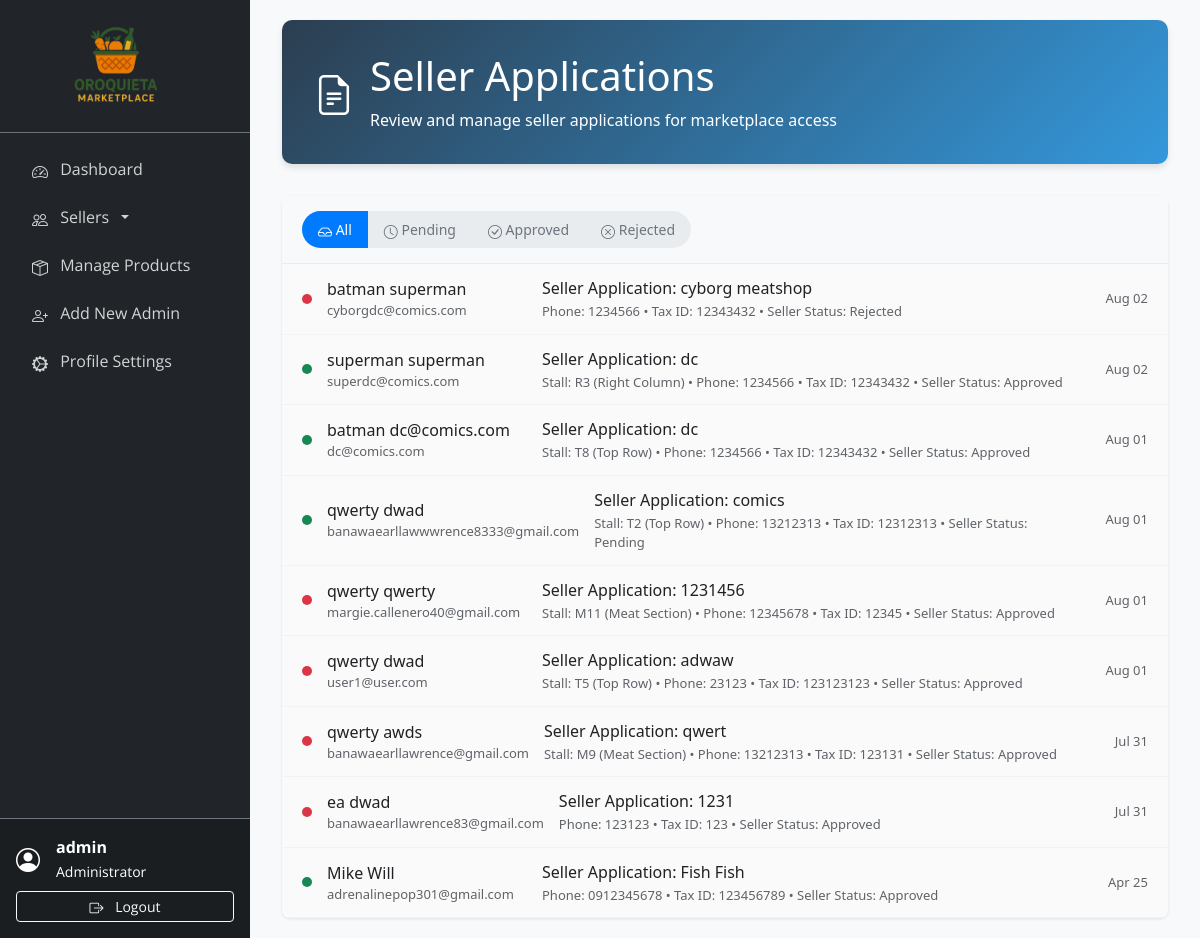
/admin/seller_applications.php (signed in), run on the app's committed database.
### tables this page shows
CREATE TABLE `seller_applications` (
  `id` int(11) NOT NULL,
  `seller_id` int(11) NOT NULL,
  `business_name` varchar(255) NOT NULL,
  `business_phone` varchar(20) NOT NULL,
  `tax_id` varchar(50) DEFAULT NULL,
  `documents_submitted` text DEFAULT NULL,
  `selected_stall` varchar(10) DEFAULT NULL,
  `status` enum('pending','approved','rejected') DEFAULT 'pending',
  `admin_notes` text DEFAULT NULL,
  `created_at` timestamp NOT NULL DEFAULT current_timestamp(),
  `updated_at` timestamp NOT NULL DEFAULT current_timestamp() ON UPDATE current_timestamp()
);

CREATE TABLE `sellers` (
  `id` int(11) NOT NULL,
  `username` varchar(50) NOT NULL,
  `email` varchar(100) NOT NULL,
  `password` varchar(255) NOT NULL,
  `first_name` varchar(50) DEFAULT NULL,
  `last_name` varchar(50) DEFAULT NULL,
  `phone` varchar(20) DEFAULT NULL,
  `address` text DEFAULT NULL,
  `profile_image` varchar(255) DEFAULT NULL,
  `facebook_url` varchar(255) DEFAULT NULL,
  `is_active` tinyint(1) DEFAULT 1,
  `status` enum('pending','approved','rejected','suspended') DEFAULT 'pending',
  `created_at` timestamp NOT NULL DEFAULT current_timestamp(),
  `updated_at` timestamp NOT NULL DEFAULT current_timestamp() ON UPDATE current_timestamp()
);

### admin/seller_applications.php (the view, shortened to what this page needs)
<!DOCTYPE html>
<html lang="en">
<head>
    <link href="https://cdn.jsdelivr.net/npm/bootstrap@5.3.0/dist/css/bootstrap.min.css" rel="stylesheet">
    <link rel="stylesheet" href="https://cdn.jsdelivr.net/npm/bootstrap-icons@1.10.0/font/bootstrap-icons.css">
    <link rel="stylesheet" href="../assets/css/seller_applications.css">
</head>
<body>
    <?php include 'sidebar.php'; ?>
    <div class="main-content">
        <div class="container-fluid">
            <div class="page-header">
                <div class="d-flex align-items-center justify-content-between">
                    <div class="d-flex align-items-center">
                        <div class="me-3">
                            <i class="bi bi-file-earmark-text" style="font-size: 2.5rem;"></i>
                        </div>
                        <div>
                            <h1 class="mb-2">Seller Applications</h1>
                            <p class="mb-0">Review and manage seller applications for marketplace access</p>
                        </div>
                    </div>
                </div>
            </div>
            <div class="inbox-container">
                <div class="inbox-header">
                    <div class="inbox-filters">
                        <button class="btn active" onclick="filterApplications('all', this)">
                            <i class="bi bi-inbox"></i> All
                        </button>
                        <button class="btn" onclick="filterApplications('pending', this)">
                            <i class="bi bi-clock"></i> Pending
                        </button>
                        <button class="btn" onclick="filterApplications('approved', this)">
                            <i class="bi bi-check-circle"></i> Approved
                        </button>
                        <button class="btn" onclick="filterApplications('rejected', this)">
                            <i class="bi bi-x-circle"></i> Rejected
                        </button>
                    </div>
                </div>
                <div class="inbox-list" id="inboxList">
                    <?php
                    $sql = "SELECT sa.*, s.username, s.email as seller_email, s.phone, s.first_name, s.last_name, s.status as seller_status,
                                   st.stall_number, st.section, st.floor_number
                            FROM seller_applications sa
                            LEFT JOIN sellers s ON sa.seller_id = s.id
                            LEFT JOIN stall_applications sta ON sa.seller_id = sta.seller_id AND sta.status IN ('pending', 'approved')
                            LEFT JOIN stalls st ON sta.stall_id = st.id
                            ORDER BY sa.created_at DESC";
                    $stmt = $pdo->query($sql);
                    if ($stmt->rowCount() > 0) {
                        while ($row = $stmt->fetch()) {
                            $read_status = ($row['status'] == 'pending') ? 'unread' : 'read';
                            $business_name = $row['business_name'] ?? $row['username'] ?? 'N/A';
                            $owner_name = $row['bank_account_name'] ?? trim(($row['first_name'] ?? '') . ' ' . ($row['last_name'] ?? '')) ?: $row['username'] ?? 'N/A';
                            $email = $row['business_email'] ?? $row['seller_email'] ?? 'N/A';
                            $phone = $row['business_phone'] ?? $row['phone'] ?? 'N/A';
                            $preview_parts = [];
                            if ($row['stall_number']) {
                                $preview_parts[] = "Stall: {$row['stall_number']} ({$row['section']})";
                            }
                            $preview_parts[] = "Phone: {$phone}";
                            if ($row['tax_id']) {
                                $preview_parts[] = "Tax ID: {$row['tax_id']}";
                            }
                            if ($row['seller_status']) {
                                $preview_parts[] = "Seller Status: " . ucfirst($row['seller_status']);
                            }
                            $preview_text = implode(' • ', $preview_parts);
                            $timestamp = date('M d', strtotime($row['created_at']));
                            echo "<div class='inbox-item {$read_status}' data-status='{$row['status']}' onclick='viewApplication({$row['id']})'>";
                            echo "  <div class='status-dot {$row['status']}'></div>";
                            echo "  <div class='sender-info'>";
                            echo "    <div class='sender-name'>{$owner_name}";
                            echo "    </div>";
                            echo "    <div class='sender-email'>{$email}</div>";
                            echo "  </div>";
                            echo "  <div class='subject-preview'>";
                            echo "    <div class='subject'>Seller Application: {$business_name}</div>";
                            echo "    <div class='preview-text'>{$preview_text}</div>";
                            echo "  </div>";
                            echo "  <div class='timestamp'>{$timestamp}</div>";
                            echo "</div>";
                        }
                    } else {
                        echo "<div class='empty-inbox'>";
                        echo "  <i class='bi bi-inbox'></i>";
                        echo "  <h4>No applications yet</h4>";
                        echo "  <p>Seller applications will appear here when submitted.</p>";
                        echo "</div>";
                    }
                    ?>
                </div>
            </div>
        </div>
    </div>
</body>
</html>

### admin/sidebar.php (shortened to what this page needs)
<?php
$current_page = basename($_SERVER['PHP_SELF']);
?>
<div class="sidebar bg-dark text-white">
    <div class="sidebar-header p-3 border-bottom border-secondary">
        <a href="dashboard.php">
            <img src="../assets/img/logo-removebg.png" alt="logo" width="100px">
        </a>
    </div>
    <ul class="nav flex-column p-3">
        <li class="nav-item mb-2">
            <a class="nav-link <?php echo $current_page == 'dashboard.php' ? 'active bg-primary' : 'text-white'; ?>"
                href="dashboard.php">
                <i class="bi bi-speedometer2 me-2"></i> Dashboard
            </a>
        </li>
        <li class="nav-item mb-2">
            <div class="dropdown">
                <a class="nav-link dropdown-toggle text-white" href="#" role="button" id="sellerDropdown"
                    data-bs-toggle="dropdown" aria-expanded="false">
                    <i class="bi bi-people me-2"></i> Sellers
                </a>
            </div>
        </li>
        <li class="nav-item mb-2">
            <a class="nav-link <?php echo $current_page == 'manage_products.php' ? 'active bg-primary' : 'text-white'; ?>"
                href="manage_products.php">
                <i class="bi bi-box-seam me-2"></i> Manage Products
            </a>
        </li>
        <li class="nav-item mb-2">
            <a class="nav-link <?php echo $current_page == 'signup.php' ? 'active bg-primary' : 'text-white'; ?>"
                href="signup.php">
                <i class="bi bi-person-plus me-2"></i> Add New Admin
            </a>
        </li>
        <li class="nav-item mb-2">
            <a class="nav-link <?php echo $current_page == 'settings.php' ? 'active bg-primary' : 'text-white'; ?>"
                href="settings.php">
                <i class="bi bi-gear-wide-connected me-2"></i> Profile Settings
            </a>
        </li>
    </ul>
    <div class="sidebar-footer p-3 border-top border-secondary mt-auto">
        <div class="d-flex align-items-center">
            <div class="flex-shrink-0">
                <?php if (isset($_SESSION['profile_image']) && !empty($_SESSION['profile_image'])): ?>
                    <img src="../<?php echo htmlspecialchars($_SESSION['profile_image']); ?>" alt="Admin Profile"
                        class="admin-profile-img"
                        onerror="this.style.display='none'; this.nextElementSibling.style.display='block';">
                <?php else: ?>
                    <i class="bi bi-person-circle fs-4"></i>
                <?php endif; ?>
            </div>
            <div class="flex-grow-1 ms-3">
                <div class="fw-bold"><?php echo htmlspecialchars($_SESSION['username']); ?></div>
                <small class="text">Administrator</small>
            </div>
        </div>
        <a href="../logout.php" class="btn btn-outline-light btn-sm w-100 mt-2">
            <i class="bi bi-box-arrow-right me-2"></i> Logout
        </a>
    </div>
</div>

### assets/css/seller_applications.css (style rules this page uses)
.main-content { margin-left: 250px; padding: 20px; }
.inbox-container { background: white; border-radius: 8px; box-shadow: 0 1px 3px rgba(0,0,0,0.1); overflow: hidden; }
.inbox-header { background: #f8f9fa; border-bottom: 1px solid #e9ecef; padding: 15px 20px; display: flex; justify-content: between; align-items: center; }
.inbox-filters { display: flex; gap: 0; border-radius: 20px; overflow: hidden; background: #e9ecef; }
.inbox-filters .btn { border-radius: 0; border: none; padding: 8px 16px; font-size: 14px; background: transparent; color: #6c757d; }
.inbox-filters .btn.active { background: #007bff; color: white; }
.inbox-list { max-height: 70vh; overflow-y: auto; }
.inbox-item { border-bottom: 1px solid #f1f3f4; padding: 12px 20px; cursor: pointer; transition: background-color 0.2s; display: flex; align-items: center; gap: 15px; }
.inbox-item.read { background-color: #fafafa; color: #5f6368; }
.status-dot { width: 10px; height: 10px; border-radius: 50%; flex-shrink: 0; }
.status-dot.approved { background-color: #198754; }
.status-dot.rejected { background-color: #dc3545; }
.sender-info { min-width: 200px; flex-shrink: 0; }
.sender-name { font-weight: 500; color: #202124; }
.sender-email { font-size: 13px; color: #5f6368; }
.subject-preview { flex-grow: 1; color: #202124; }
.subject { font-weight: 500; }
.preview-text { font-size: 13px; color: #5f6368; margin-top: 2px; }
.timestamp { font-size: 13px; color: #5f6368; flex-shrink: 0; min-width: 70px; text-align: right; }

### admin/seller_applications.php (style rules this page uses)
:root { --primary-color: #2c3e50; --secondary-color: #3498db; --success-color: #27ae60; --warning-color: #f39c12; --danger-color: #e74c3c; --info-color: #17a2b8; --light-bg: #f8f9fa; --card-shadow: 0 4px 6px rgba(0, 0, 0, 0.1); }
body { background-color: var(--light-bg); font-family: 'Segoe UI', Tahoma, Geneva, Verdana, sans-serif; }
.main-content { margin-left: 250px; padding: 20px; transition: margin-left 0.3s ease; }
.page-header { background: linear-gradient(135deg, var(--primary-color), var(--secondary-color)); color: white; padding: 2rem; border-radius: 10px; margin-bottom: 2rem; box-shadow: var(--card-shadow); }

### admin/sidebar.php (style rules this page uses)
.sidebar { min-height: 100vh; width: 250px; position: fixed; top: 0; left: 0; z-index: 100; display: flex; flex-direction: column; padding-top: 0; background-color: #343a40; overflow-y: auto; font-family: 'Open Sans', 'Segoe UI', Tahoma, Geneva, Verdana, sans-serif !important; }
.sidebar .nav-link { border-radius: 5px; transition: all 0.3s; padding: 0.5rem 1rem; color: rgba(255, 255, 255, 0.8); text-decoration: none; font-family: 'Open Sans', 'Segoe UI', Tahoma, Geneva, Verdana, sans-serif !important; }
.sidebar-footer { margin-top: auto; background-color: rgba(0, 0, 0, 0.2); font-family: 'Open Sans', 'Segoe UI', Tahoma, Geneva, Verdana, sans-serif !important; }
.sidebar-header { font-family: 'Open Sans', 'Segoe UI', Tahoma, Geneva, Verdana, sans-serif !important; }
.sidebar-header img { max-width: 100%; height: auto; margin-left: 50px; }
.sidebar .nav-link.text-white { color: rgba(255, 255, 255, 0.8) !important; }
.sidebar .dropdown { position: relative; }
.sidebar .dropdown-toggle::after { margin-left: 0.5em; transition: transform 0.3s ease; }
.sidebar .nav-item { position: relative; margin-bottom: 0.5rem; }
.sidebar .nav-item { margin-bottom: 0.5rem; }
.sidebar { min-height: 100vh; width: 250px; position: fixed; top: 0; left: 0; z-index: 100; display: flex; flex-direction: column; padding-top: 0; background-color: #343a40; overflow-y: auto; overflow-x: hidden; }
.sidebar .nav { flex: 1; overflow: visible; }
.sidebar .nav-link i, .sidebar .dropdown-item i { display: inline-block !important; visibility: visible !important; opacity: 1 !important; font-family: "bootstrap-icons" !important; }
.sidebar { z-index: 1000 !important; }
.sidebar * { visibility: visible !important; }
.bi { display: inline-block !important; font-family: "bootstrap-icons" !important; font-style: normal; font-weight: normal !important; font-variant: normal; text-transform: none; line-height: 1; vertical-align: middle; -webkit-font-smoothing: antialiased; -moz-osx-font-smoothing: grayscale; }
.sidebar * { font-family: 'Open Sans', 'Segoe UI', Tahoma, Geneva, Verdana, sans-serif !important; }
.sidebar, .sidebar *, .sidebar .nav-link, .sidebar .dropdown-item, .sidebar .dropdown-toggle, .sidebar .sidebar-footer, .sidebar .sidebar-header, .sidebar .btn { font-family: 'Open Sans', 'Segoe UI', Tahoma, Geneva, Verdana, sans-serif !important; }

### data on the page
seller_applications: seller.last_name "batman superman", seller.email "cyborgdc@comics.com", business_name "cyborg meatshop", preview_text "Phone: 1234566 • Tax ID: 12343432 • Seller Status: Rejected", created_at "Aug 02"
seller_applications: seller.last_name "superman superman", seller.email "superdc@comics.com", business_name "dc", preview_text "Stall: R3 (Right Column) • Phone: 1234566 • Tax ID: 12343432 • Seller Status: Approved", created_at "Aug 02"
seller_applications: seller.last_name "batman dc@comics.com", seller.email "dc@comics.com", business_name "dc", preview_text "Stall: T8 (Top Row) • Phone: 1234566 • Tax ID: 12343432 • Seller Status: Approved", created_at "Aug 01"
seller_applications: seller.last_name "qwerty dwad", seller.email "banawaearllawwwrence8333@gmail.com", business_name "comics", preview_text "Stall: T2 (Top Row) • Phone: 13212313 • Tax ID: 12312313 • Seller Status: Pending", created_at "Aug 01"
seller_applications: seller.last_name "qwerty qwerty", seller.email "margie.callenero40@gmail.com", business_name "1231456", preview_text "Stall: M11 (Meat Section) • Phone: 12345678 • Tax ID: 12345 • Seller Status: Approved", created_at "Aug 01"
seller_applications: seller.last_name "qwerty dwad", seller.email "user1@user.com", business_name "adwaw", preview_text "Stall: T5 (Top Row) • Phone: 23123 • Tax ID: 123123123 • Seller Status: Approved", created_at "Aug 01"
seller_applications: seller.last_name "qwerty awds", seller.email "banawaearllawrence@gmail.com", business_name "qwert", preview_text "Stall: M9 (Meat Section) • Phone: 13212313 • Tax ID: 123131 • Seller Status: Approved", created_at "Jul 31"
seller_applications: seller.last_name "ea dwad", seller.email "banawaearllawrence83@gmail.com", business_name "1231", preview_text "Phone: 123123 • Tax ID: 123 • Seller Status: Approved", created_at "Jul 31"
seller_applications: seller.last_name "Mike Will", seller.email "adrenalinepop301@gmail.com", business_name "Fish Fish", preview_text "Phone: 0912345678 • Tax ID: 123456789 • Seller Status: Approved", created_at "Apr 25"

### other printed values
$_SESSION['username'] "admin"
